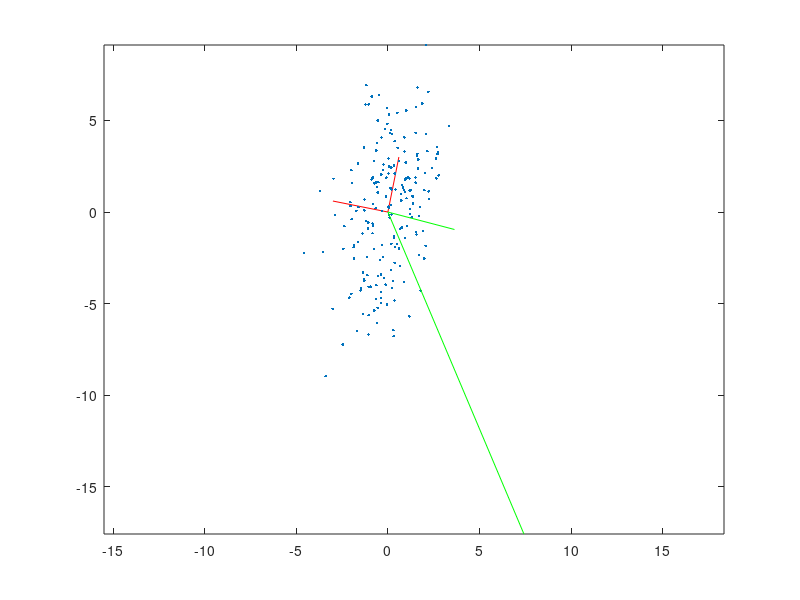

The MATLAB script that drew this image:
clear all;
figure;
v=diag([10,2]);
v1=[1 5]'; 
v2=[-5 1]'; 
u=[v1/norm(v1) v2/norm(v2)];
plot([0 v1(1)]*0.6,[0 v1(2)]*0.6,'r'); hold on;
plot([0 v2(1)]*0.6,[0 v2(2)]*0.6,'r'); hold on;
R=u*v*u';
z = randn(200,2)*sqrtm(R);
plot(z(:,1),z(:,2),'.');  hold on;
save('data.mat','z');
[mn,pc]=pca(z);
disp(pc);
plot([0 pc(1,1)]*3,[0 pc(2,1)]*3,'g'); hold on;
plot([0 pc(1,2)]*3,[0 pc(2,2)]*3,'g'); hold on;
axis equal;
